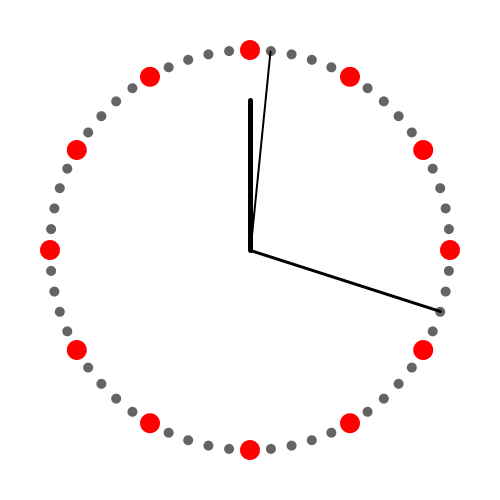
Frame 1 (no input)
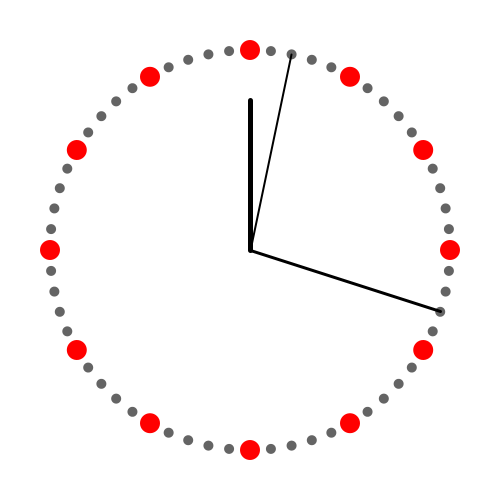
Frame 60 (the mouse pressed at the canvas centre just before this capture)
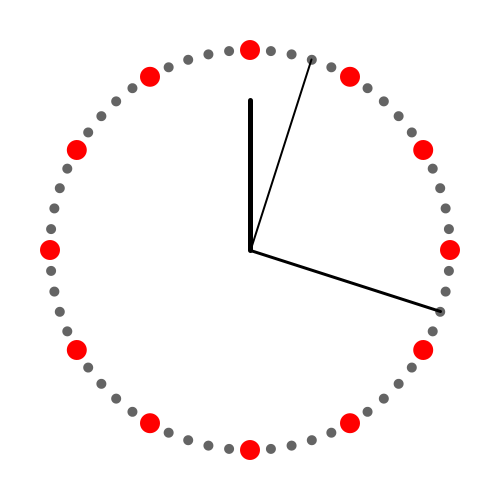
Frame 120 (the mouse held since frame 60 and released just before this capture)

The Processing sketch that drew these frames (run headless with seeded random() and noise(); from frame 60 on, the mouse is pressed at the canvas centre):

// Processing sketch: clock2
// ── clock2.pde
void setup() {
    size(500,500);
}

void draw() {
    float s = second();
    float m = minute();
    float h = hour() % 12;
    float hangle = h*30-90;
    float mangle = m*6-90;
    float sangle = s*6-90;
    background(255);
    noStroke();
    for (int i=0; i<60; i++) {
        float rad = radians(i*6);
        float dia = 0;
        if (i%5==0) {
            fill(255,0,0);
            dia = 20;
        } else {
            fill(100);
            dia = 10;
        }
        float x = width/2+200*cos(rad);
        float y = height/2+200*sin(rad);
        ellipse(x,y,dia,dia);
    }
    stroke(0);
    strokeWeight(5);
    float hx = width/2+150*cos(radians(hangle));
    float hy = height/2+150*sin(radians(hangle));
    line(width/2,height/2,hx,hy);
    strokeWeight(3);
    float mx = width/2+200*cos(radians(mangle));
    float my = height/2+200*sin(radians(mangle));
    line(width/2,height/2,mx,my);
    strokeWeight(2);
    float sx = width/2+200*cos(radians(sangle));
    float sy = height/2+200*sin(radians(sangle));
    line(width/2,height/2,sx,sy);
}
